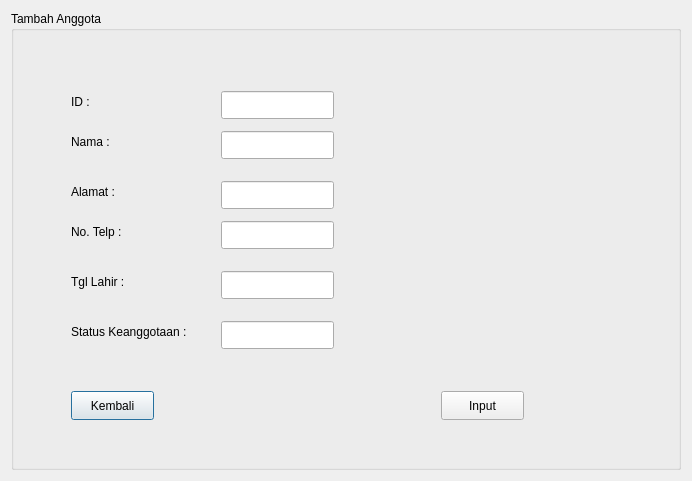
<?xml version="1.0" encoding="UTF-8"?>
<ui version="4.0">
 <class>tambahdataanggota</class>
 <widget class="QDialog" name="tambahdataanggota">
  <property name="geometry">
   <rect>
    <x>0</x>
    <y>0</y>
    <width>692</width>
    <height>481</height>
   </rect>
  </property>
  <property name="windowTitle">
   <string>Dialog</string>
  </property>
  <layout class="QVBoxLayout" name="verticalLayout">
   <item>
    <widget class="QGroupBox" name="groupBox">
     <property name="title">
      <string>Tambah Anggota</string>
     </property>
     <widget class="QLabel" name="label">
      <property name="geometry">
       <rect>
        <x>60</x>
        <y>70</y>
        <width>81</width>
        <height>41</height>
       </rect>
      </property>
      <property name="text">
       <string>ID :</string>
      </property>
     </widget>
     <widget class="QLabel" name="label_2">
      <property name="geometry">
       <rect>
        <x>60</x>
        <y>110</y>
        <width>81</width>
        <height>41</height>
       </rect>
      </property>
      <property name="text">
       <string>Nama :</string>
      </property>
     </widget>
     <widget class="QLabel" name="label_3">
      <property name="geometry">
       <rect>
        <x>60</x>
        <y>160</y>
        <width>81</width>
        <height>41</height>
       </rect>
      </property>
      <property name="text">
       <string>Alamat :</string>
      </property>
     </widget>
     <widget class="QLabel" name="label_4">
      <property name="geometry">
       <rect>
        <x>60</x>
        <y>200</y>
        <width>81</width>
        <height>41</height>
       </rect>
      </property>
      <property name="text">
       <string>No. Telp : </string>
      </property>
     </widget>
     <widget class="QLabel" name="label_5">
      <property name="geometry">
       <rect>
        <x>60</x>
        <y>250</y>
        <width>81</width>
        <height>41</height>
       </rect>
      </property>
      <property name="text">
       <string>Tgl Lahir : </string>
      </property>
     </widget>
     <widget class="QLabel" name="label_11">
      <property name="geometry">
       <rect>
        <x>60</x>
        <y>300</y>
        <width>151</width>
        <height>41</height>
       </rect>
      </property>
      <property name="text">
       <string>Status Keanggotaan : </string>
      </property>
     </widget>
     <widget class="QLineEdit" name="lineEdit">
      <property name="geometry">
       <rect>
        <x>210</x>
        <y>80</y>
        <width>113</width>
        <height>28</height>
       </rect>
      </property>
     </widget>
     <widget class="QLineEdit" name="lineEdit_2">
      <property name="geometry">
       <rect>
        <x>210</x>
        <y>120</y>
        <width>113</width>
        <height>28</height>
       </rect>
      </property>
     </widget>
     <widget class="QLineEdit" name="lineEdit_3">
      <property name="geometry">
       <rect>
        <x>210</x>
        <y>260</y>
        <width>113</width>
        <height>28</height>
       </rect>
      </property>
     </widget>
     <widget class="QLineEdit" name="lineEdit_4">
      <property name="geometry">
       <rect>
        <x>210</x>
        <y>210</y>
        <width>113</width>
        <height>28</height>
       </rect>
      </property>
     </widget>
     <widget class="QLineEdit" name="lineEdit_5">
      <property name="geometry">
       <rect>
        <x>210</x>
        <y>170</y>
        <width>113</width>
        <height>28</height>
       </rect>
      </property>
     </widget>
     <widget class="QLineEdit" name="lineEdit_6">
      <property name="geometry">
       <rect>
        <x>210</x>
        <y>310</y>
        <width>113</width>
        <height>28</height>
       </rect>
      </property>
     </widget>
     <widget class="QPushButton" name="pushButton_kelolaAnggota">
      <property name="geometry">
       <rect>
        <x>60</x>
        <y>380</y>
        <width>83</width>
        <height>29</height>
       </rect>
      </property>
      <property name="text">
       <string>Kembali</string>
      </property>
     </widget>
     <widget class="QPushButton" name="pushButton_kelolaAnggota_2">
      <property name="geometry">
       <rect>
        <x>430</x>
        <y>380</y>
        <width>83</width>
        <height>29</height>
       </rect>
      </property>
      <property name="text">
       <string>Input</string>
      </property>
     </widget>
    </widget>
   </item>
  </layout>
 </widget>
 <resources/>
 <connections/>
</ui>
